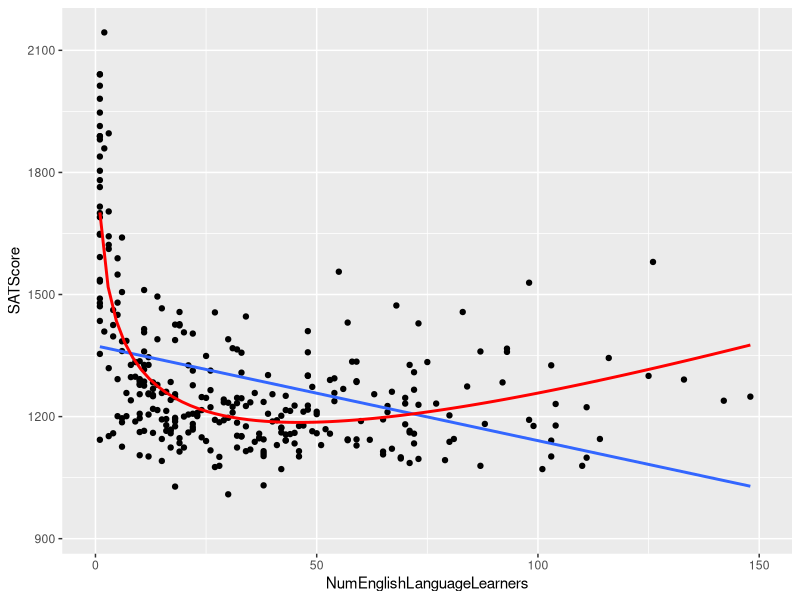
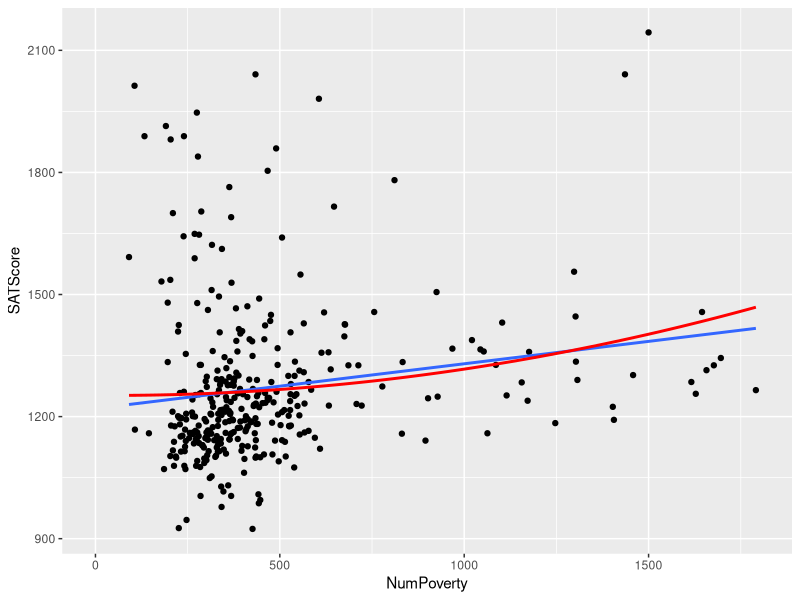

Write the R code that produced these figures, in order.
setwd("C:/Users/horac/Desktop/ECO321")

data_scores <- read.table("scores.csv", sep=",", header = TRUE)
data_school_temporary <- read.table("2013_-_2018_Demographic_Snapshot_School.csv", sep=",", header = TRUE, fill = TRUE)

#below are packages for modeling ols.fit under heteroskedastic robust standards
library(sandwich)
library(lmtest)
library(dplyr)
library(car) #to test single restrictions on multiple coefficients
library(ggplot2)


#filter out only the 2014-15 years inside the school demographic csv file
filter_out_data_schools<-data_school_temporary[(data_school_temporary$Year=="2014-15"),]

#combining both datasets using the school ID/DBN (b/c some school names are spelled differently between datasets)
data_final_scores_and_schools<- merge(x=data_scores,y=filter_out_data_schools,by.x='School.ID',by.y='DBN')

#getting rid of one of the columns for school names because once merged, 
#there are two columns for names, enrollment, and percentages of race
actual_data_used <- data_final_scores_and_schools[,-c(2, 14, 15, 16, 17, 18)]

actual_data_used$SATScore <- c(rowSums(actual_data_used[,c(
  "Average.Score..SAT.Math.", "Average.Score..SAT.Reading.", "Average.Score..SAT.Writing.")]))
actual_data_used <- actual_data_used[,-c(13, 14, 15)]
attach(actual_data_used)

#######################################################################################################################
#setting the total enrollment as the dummy variable that we are going to use later on for ols estimators
TotalEnroll <- ifelse(actual_data_used$TotalEnrollment < 700,0,1)

#adding this line below because log(0) is undefined
actual_data_used$NumEnglishLanguageLearners[which(actual_data_used$NumEnglishLanguageLearners == 0)] <- 1

#remove 55 rows from each plot (110 total) because they don't actually contain SAT Scores (some schools didn't share their scores)
ggplot(actual_data_used, aes(NumEnglishLanguageLearners, SATScore)) + geom_point() + 
  geom_smooth(method = "lm", formula = y~x, se=FALSE) +
  geom_smooth(method = "lm", formula = y~x + I(log(x)), se=FALSE, colour = "red") +
  xlim(0, 150)

#removed 37 rows from each plot (74 total) because they had missing values
ggplot(actual_data_used, aes(NumPoverty, SATScore)) + geom_point() + 
  geom_smooth(method = "lm", formula = y~x, se=FALSE) +
  geom_smooth(method = "lm", formula = y~x + I(x^2), se=FALSE, colour = "red") +
  xlim(0, 1800)

#initial linear model
ols.fit.full <- lm(SATScore ~ TotalEnroll + NumEnglishLanguageLearners +
                          NumPoverty + NumAsian + NumWhite + NumBlack + NumHispanic, data = actual_data_used)
summary(ols.fit.full)
ols.fit.hetero <- coeftest(ols.fit.full, vcov = vcovHC(ols.fit.full, "HC1")) #under heteroskedastic robust standard error

#nonlinear model without the interaction term
ols.fit.log <- lm(SATScore ~ TotalEnroll + NumEnglishLanguageLearners + I(log(NumEnglishLanguageLearners)) + NumPoverty + I(NumPoverty^2) +
                     + NumAsian + NumWhite + NumBlack + NumHispanic, data = actual_data_used)
summary(ols.fit.log)
ols.fit.log.hetero <- coeftest(ols.fit.log, vcov = vcovHC(ols.fit.log, "HC1")) #under heteroskedastic robust standard error

#nonlinear model with the interaction term
ols.fit.log1 <- lm(SATScore ~ TotalEnroll + NumEnglishLanguageLearners + I(log(NumEnglishLanguageLearners)) + NumPoverty + I(NumPoverty^2) +
                     + NumAsian + NumWhite + NumBlack + NumHispanic + I(NumEnglishLanguageLearners*NumPoverty), data = actual_data_used)
summary(ols.fit.log1)
ols.fit.log1.hetero <- coeftest(ols.fit.log1, vcov = vcovHC(ols.fit.log1, "HC1")) #under heteroskedastic robust standard error

#F-test testing if the nonlinear and interaction terms are significant or not
waldtest(ols.fit.log1, c("I(log(NumEnglishLanguageLearners))", "I(NumPoverty^2)", "I(NumEnglishLanguageLearners * NumPoverty)"),
         vcov = vcovHC(ols.fit.log1, "HC1"))
